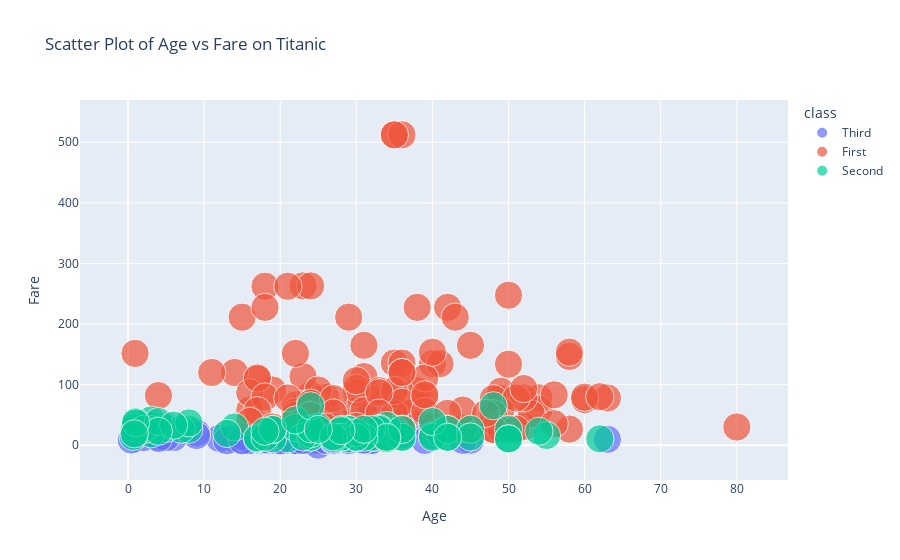

Notebook source saved alongside this figure:
### Code cell
import seaborn as sns
import plotly.express as px

# Step 1: Load the "titanic" dataset using Seaborn
titanic_data = sns.load_dataset('titanic')

# Step 2: Use Plotly Express to create a scatter plot
fig = px.scatter(titanic_data, x='age', y='fare', title='Scatter Plot of Age vs Fare on Titanic',
                 labels={'age': 'Age', 'fare': 'Fare'}, color='class', size='survived',
                 hover_data=['class', 'sex', 'survived'], opacity=0.7)

# Step 3: Show the plot
fig.show()

### Figure 1 — Plotly figure (JSON) as saved in the notebook; plotly's stock layout.template omitted (floating-point values rounded to 4 significant figures; data arrays with more than 128 entries replaced by an {"elided": "..."} marker saying what was removed)
{"data": [{"customdata": {"elided": "491x3 mixed values"}, "hovertemplate": "class=%{customdata[0]}<br>Age=%{x}<br>Fare=%{y}<br>survived=%{customdata[2]}<br>sex=%{customdata[1]}<extra></extra>", "legendgroup": "Third", "marker": {"color": "#636efa", "opacity": 0.7, "size": {"elided": "491 int values"}, "sizemode": "area", "sizeref": 0.0025, "symbol": "circle"}, "mode": "markers", "name": "Third", "orientation": "v", "showlegend": true, "type": "scatter", "x": {"elided": "491 float values"}, "xaxis": "x", "y": {"elided": "491 float values"}, "yaxis": "y"}, {"customdata": {"elided": "216x3 mixed values"}, "hovertemplate": "class=%{customdata[0]}<br>Age=%{x}<br>Fare=%{y}<br>survived=%{customdata[2]}<br>sex=%{customdata[1]}<extra></extra>", "legendgroup": "First", "marker": {"color": "#EF553B", "opacity": 0.7, "size": {"elided": "216 int values"}, "sizemode": "area", "sizeref": 0.0025, "symbol": "circle"}, "mode": "markers", "name": "First", "orientation": "v", "showlegend": true, "type": "scatter", "x": {"elided": "216 float values"}, "xaxis": "x", "y": {"elided": "216 float values"}, "yaxis": "y"}, {"customdata": {"elided": "184x3 mixed values"}, "hovertemplate": "class=%{customdata[0]}<br>Age=%{x}<br>Fare=%{y}<br>survived=%{customdata[2]}<br>sex=%{customdata[1]}<extra></extra>", "legendgroup": "Second", "marker": {"color": "#00cc96", "opacity": 0.7, "size": {"elided": "184 int values"}, "sizemode": "area", "sizeref": 0.0025, "symbol": "circle"}, "mode": "markers", "name": "Second", "orientation": "v", "showlegend": true, "type": "scatter", "x": {"elided": "184 float values"}, "xaxis": "x", "y": {"elided": "184 float values"}, "yaxis": "y"}], "layout": {"legend": {"itemsizing": "constant", "title": {"text": "class"}, "tracegroupgap": 0}, "title": {"text": "Scatter Plot of Age vs Fare on Titanic"}, "xaxis": {"anchor": "y", "domain": [0, 1], "title": {"text": "Age"}}, "yaxis": {"anchor": "x", "domain": [0, 1], "title": {"text": "Fare"}}}}
